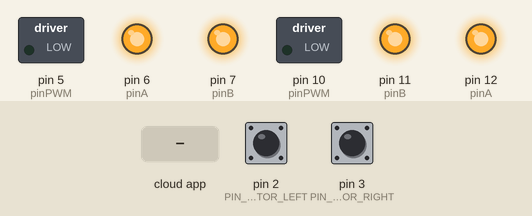
This sketch was run on a simulated Arduino Uno, built with avr-gcc and run on an emulated ATmega328P. Shown: switched loads named in the sketch (green lamp = pin HIGH), output pins drawn as LEDs (lit = HIGH). The inputs (shaded band) are chosen by the test bench; at power-on: pin 2 (PIN_ENCOD_A_MOTOR_LEFT) HIGH, pin 3 (PIN_ENCOD_A_MOTOR_RIGHT) HIGH. The ROS host is connected and sends only what is stated.

Above: at 2.2 s.
2.3 s: the phone or cloud app sets linear.x to -100
At 2.9 s:
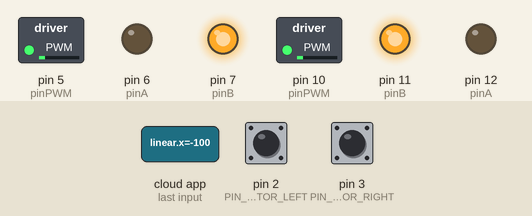
4.8 s: the phone or cloud app sets linear.x to 100
At 5.6 s:
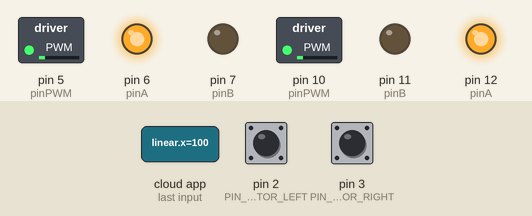
7.3 s: the phone or cloud app sets angular.z to -100
At 8.8 s:
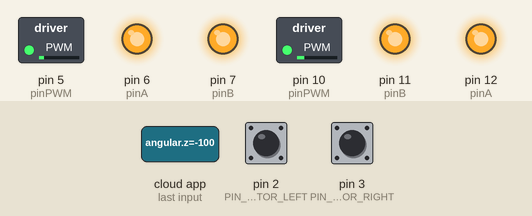
9.8 s: the phone or cloud app sets linear.x to 0
At 10.6 s:
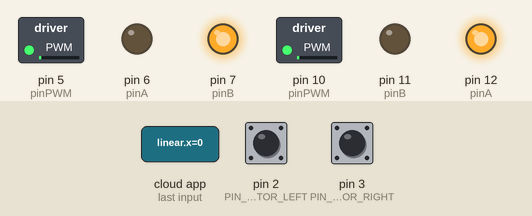
12.3 s: the phone or cloud app sets angular.z to 100
At 13.0 s:
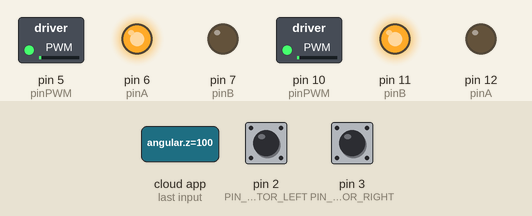
Timing chart, 0 to 15.3 s (numbered marks = the images above; inputs shaded):
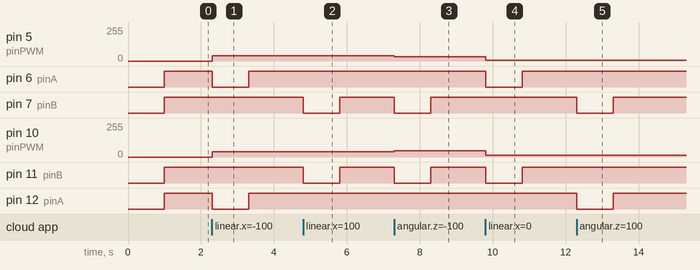

The sketch:

fromleader.ino
```cpp
#include <Wire.h>
#include <PID_v1.h>
#include <ros.h>
#include <std_msgs/String.h>
#include <geometry_msgs/Vector3Stamped.h>
#include <geometry_msgs/Twist.h>
#include <ros/time.h>
#include <nav_msgs/Odometry.h>
#include <geometry_msgs/TwistStamped.h>
#include <MPU6050_light.h>
 MPU6050 mpu(Wire);

//initializing all the variables
#define LOOPTIME                      100     //Looptime in millisecond
const byte noCommLoopMax = 10;                //number of main loops the robot will execute without communication before stopping
unsigned int noCommLoops = 0;                 //main loop without communication counter

const int PIN_ENCOD_A_MOTOR_LEFT = 2;               //A channel for encoder of left motor
const int PIN_ENCOD_B_MOTOR_LEFT = 8;               //B channel for encoder of left motor

const int PIN_ENCOD_A_MOTOR_RIGHT = 3;              //A channel for encoder of right motor
const int PIN_ENCOD_B_MOTOR_RIGHT = 9;              //B channel for encoder of right motor


unsigned long lastMilli = 0;

//--- Robot-specific constants ---
const double radius = 0.06;                   //Wheel radius, in m
const double b = 0.057;
const double wheelbase = 0.57;               //Wheelbase, in m
const double encoder_cpr = 600;               //Encoder ticks or counts per rotation
const double speed_to_pwm_ratio = 0.0383; //0.28   // 0.00235 Ratio to convert speed (in m/s) to PWM value. It was obtained by plotting the wheel speed in relation to the PWM motor command (the value is the slope of the linear function).
const double min_speed_cmd = 0.09;          //0.0882 (min_speed_cmd/speed_to_pwm_ratio) is the minimum command value needed for the motor to start moving. This value was obtained by plotting the wheel speed in relation to the PWM motor command (the value is the constant of the linear function).

double speedlinx = 0;
double speedliny = 0;
double speedangz = 0;                 //Desired angular speed for the robot, in rad/s

double orientationX = 0;
double orientationY = 0;
double orientationZ = 0;
double orientationW = 0;

double siny_cosp = 0 ;
double cosy_cosp = 0 ;
double theta = 0 ;

double speed_req_left = 0;                    //Desired speed for left wheel in m/s
double speed_act_left = 0;                    //Actual speed for left wheel in m/s
double speed_cmd_left = 0;                    //Command speed for left wheel in m/s

double speed_req_right = 0;                   //Desired speed for right wheel in m/s
double speed_act_right = 0;                   //Actual speed for right wheel in m/s
double speed_cmd_right = 0;                   //Command speed for right wheel in m/s

double forleftwheel = 0 ;
double forrightwheel = 0 ;

const double max_speed = 0.4;                 //Max speed in m/s

//int PWM_leftMotor = 0;                     //PWM command for left motor
//int PWM_rightMotor = 0;                    //PWM command for right motor

volatile float pos_left = 0;       //Left motor encoder position
volatile float pos_right = 0;      //Right motor encoder position

float I ;
float H ;
float EF ;
float BC ;

int dir1 , dir2  ; //wheel direction 1 = foward / 2 = backward

int ia ;

//PID

int PWM_leftMotor = 0;
int PWM_rightMotor = 0;

const double PID_param[] = { 0.4, 0, 0 }; //Respectively Kp, Ki and Kd for left motor PID
PID PID_leftMotor(&speed_act_left,&speed_cmd_left, &speed_req_left, PID_param[0], PID_param[1], PID_param[2], DIRECT);          //Setting up the PID for left motor
PID PID_rightMotor(&speed_act_right,&speed_cmd_right, &speed_req_left, PID_param[0], PID_param[1], PID_param[2], DIRECT);          //Setting up the PID for left motor

//motor driver setup
/*
Adafruit_MotorShield AFMS = Adafruit_MotorShield();  // Create the motor shield object with the default I2C address
Adafruit_DCMotor *leftMotor = AFMS.getMotor(1);      //Create left motor object
Adafruit_DCMotor *rightMotor = AFMS.getMotor(2);     //Create right motor object
*/
class motor{
    public:
        int pinA;
        int pinB;
        int pinPWM;

    void motor_setup(){
        pinMode(pinA,OUTPUT);
        pinMode(pinB,OUTPUT);
        pinMode(pinPWM,OUTPUT);
    }

    void setSpeed(const int speedInput){
        analogWrite(pinPWM, speedInput);
    }

    void run(const String runInput){
       if(runInput == "BRAKE"){
            digitalWrite(pinA, HIGH);
            digitalWrite(pinB, HIGH);
       }
       else if(runInput == "FORWARD"){
            digitalWrite(pinA, HIGH);
            digitalWrite(pinB, LOW);
       }
       else if(runInput == "BACKWARD"){
            digitalWrite(pinA, LOW);
            digitalWrite(pinB, HIGH);
       }
    }
};

ros::NodeHandle nh;

geometry_msgs::Vector3Stamped encode;
ros::Publisher encode_msg("leaderencode", &encode);

geometry_msgs::Vector3Stamped speedreq;
ros::Publisher speed_reqmsg("leaderspeedreq", &speedreq);

geometry_msgs::Vector3Stamped PWMout;
ros::Publisher PWM_msg("leaderPWM", &PWMout);

geometry_msgs::Vector3Stamped IMUvalue;
ros::Publisher IMUvalue_msg("leaderIMU", &IMUvalue);

//function that will be called when receiving command from host
void handle_cmd(const geometry_msgs::Twist& cmd_vel) {
  noCommLoops = 0;                                                  //Reset the counter for number of main loops without communication

  speedlinx = cmd_vel.linear.x;
  speedliny = cmd_vel.linear.y;
  speedangz = cmd_vel.angular.z;

}

void handle_odom(const geometry_msgs::Pose& leaderfortheta)
{

  //orientationX = odom.orientation.x;
  //orientationY = odom.orientation.y;
  //orientationZ = odom.orientation.z;
  //orientationW = odom.orientation.w;
  //orientationY = odom.pose.pose.orientation.y;
  //orientationZ = odom.pose.pose.orientation.z;
  //orientationW = odom.pose.pose.orientation.w;

  theta = leaderfortheta.orientation.x;

}

ros::Subscriber<geometry_msgs::Twist> cmd_vel("cmd_vel",handle_cmd); //cmd_vel  //create a subscriber to ROS topic for velocity commands (will execute "handle_cmd" function when receiving data)
//ros::Subscriber<geometry_msgs::Twist> cmd_vel("nav1/cmd_vel",handle_cmd);
ros::Subscriber<geometry_msgs::Pose> leaderfortheta("leaderfortheta",handle_odom);
geometry_msgs::Vector3Stamped speed_msg;                                //create a "speed_msg" ROS message
ros::Publisher speed_pub("leaderspeed", &speed_msg);                          //create a publisher to ROS topic "speed" using the "speed_msg" type

//motor driver setup
motor leftMotor, rightMotor;
long prevT = 0;
float eprevright = 0;
float eprevleft = 0;
float eintegralright = 0;
float eintegralleft = 0;

//__________________________________________________________________________

void setup()
{
  Wire.begin();
  byte status = mpu.begin();
  mpu.calcOffsets(); // gyro and accelero

  nh.initNode();                            //init ROS node
  nh.getHardware()->setBaud(57600);         //set baud for ROS serial communication
  nh.subscribe(cmd_vel);                    //suscribe to ROS topic for velocity commands
  nh.subscribe(leaderfortheta);
  nh.advertise(speed_pub);                  //prepare to publish speed in ROS topic
  nh.advertise(encode_msg);                  //prepare to publish speed in ROS topic
  nh.advertise(speed_reqmsg);                  //prepare to publish speed in ROS topic
  nh.advertise(PWM_msg);
  nh.advertise(IMUvalue_msg);

  H = radius/(2*b);
  I = -radius/(2*b);


  //AFMS.begin();
  leftMotor.pinA = 12;
  leftMotor.pinB = 11;
  leftMotor.pinPWM = 10;
  rightMotor.pinA = 6;
  rightMotor.pinB = 7;
  rightMotor.pinPWM = 5;
  leftMotor.motor_setup();
  rightMotor.motor_setup();
  //setting motor speeds to zero
  leftMotor.setSpeed(0);
  leftMotor.run("BRAKE");
  rightMotor.setSpeed(0);
  rightMotor.run("BRAKE");

  //setting PID parameters
    //set PID
  PID_leftMotor.SetSampleTime(95);
  PID_leftMotor.SetOutputLimits(-max_speed, max_speed);
  PID_leftMotor.SetMode(AUTOMATIC);

  PID_rightMotor.SetSampleTime(95);
  PID_rightMotor.SetOutputLimits(-max_speed, max_speed);
  PID_rightMotor.SetMode(AUTOMATIC);


  // Define the rotary encoder for left motor
  pinMode(PIN_ENCOD_A_MOTOR_LEFT, INPUT);
  pinMode(PIN_ENCOD_B_MOTOR_LEFT, INPUT);
  digitalWrite(PIN_ENCOD_A_MOTOR_LEFT, HIGH);                // turn on pullup resistor
  digitalWrite(PIN_ENCOD_B_MOTOR_LEFT, HIGH);
  attachInterrupt(0, encoderLeftMotor, RISING);

  // Define the rotary encoder for right motor
  pinMode(PIN_ENCOD_A_MOTOR_RIGHT, INPUT);
  pinMode(PIN_ENCOD_B_MOTOR_RIGHT, INPUT);
  digitalWrite(PIN_ENCOD_A_MOTOR_RIGHT, HIGH);                // turn on pullup resistor
  digitalWrite(PIN_ENCOD_B_MOTOR_RIGHT, HIGH);
  attachInterrupt(1, encoderRightMotor, RISING);
}

//_________________________________________________________________________

void loop() {
  nh.spinOnce();
  if((millis()-lastMilli) >= LOOPTIME)
  {
    // enter timed loop
    lastMilli = millis();

    byte status = mpu.begin();
    //mpu.update();

    IMUvalue.vector.x = mpu.getAngleZ();
    IMUvalue.vector.y = int(mpu.getAngleZ())%360;


    if (abs(pos_left) < 5){                                                   //Avoid taking in account small disturbances
      speed_act_left = 0;
    }
    else {
      speed_act_left=((pos_left/encoder_cpr)*2*PI)*(1000/LOOPTIME)*radius;           // calculate speed of left wheel
    }

    if (abs(pos_right) < 5){                                                  //Avoid taking in account small disturbances
      speed_act_right = 0;
    }
    else {
    speed_act_right=((pos_right/encoder_cpr)*2*PI)*(1000/LOOPTIME)*radius;          // calculate speed of right wheel
    }
    encode.vector.x = pos_left;    //left wheel speed (in m/s)
    encode.vector.y = pos_right;   //right wheel speed (in m/s)
    pos_left = 0;
    pos_right = 0;

    theta = theta * 180 / 3.141592653589793238462643383279502 ;
    if(theta > 360)
    {
      theta = abs(theta - 360);
    }

    encode.vector.z = theta ;
    theta = theta * 3.141592653589793238462643383279502 / 180 ;


    speed_req_left = speedlinx - speedangz*(wheelbase/2);     //Calculate the required speed for the left motor to comply with commanded linear and angular speeds
    speed_req_right = speedlinx + speedangz*(wheelbase/2);

    speedreq.vector.x =  speed_req_left;
    speedreq.vector.y =  speed_req_right;
    speedreq.vector.z = 0;


    speed_cmd_left = constrain(speed_cmd_left, -max_speed, max_speed);
    PID_leftMotor.Compute();
    // compute PWM value for left motor. Check constant definition comments for more information.
    PWM_leftMotor = constrain(((speed_req_left+sgn(speed_req_left)*min_speed_cmd)/speed_to_pwm_ratio) + (speed_cmd_left/speed_to_pwm_ratio), -255, 255); //

    if (noCommLoops >= noCommLoopMax) {                   //Stopping if too much time without command
      leftMotor.setSpeed(0);
      leftMotor.run("BRAKE");
    }
    else if (speed_req_left == 0){                        //Stopping
      leftMotor.setSpeed(0);
      leftMotor.run("BRAKE");
    }
    else if (PWM_leftMotor > 0){                          //Going "FORWARD"
      leftMotor.setSpeed(abs(PWM_leftMotor));
      leftMotor.run("FORWARD");
    }
    else {                                               //Going ""BACKWARD""
      leftMotor.setSpeed(abs(PWM_leftMotor));
      leftMotor.run("BACKWARD");
    }

    speed_cmd_right = constrain(speed_cmd_right, -max_speed, max_speed);
    PID_rightMotor.Compute();
    // compute PWM value for right motor. Check constant definition comments for more information.
    PWM_rightMotor = constrain(((speed_req_right+sgn(speed_req_right)*min_speed_cmd)/speed_to_pwm_ratio) + (speed_cmd_right/speed_to_pwm_ratio), -255, 255); //

    if (noCommLoops >= noCommLoopMax) {                   //Stopping if too much time without command
      rightMotor.setSpeed(0);
      rightMotor.run("BRAKE");
    }
    else if (speed_req_right == 0){                       //Stopping
      rightMotor.setSpeed(0);
      rightMotor.run("BRAKE");
    }
    else if (PWM_rightMotor > 0){                         //Going "FORWARD"
      rightMotor.setSpeed(abs(PWM_rightMotor));
      rightMotor.run("FORWARD");
    }
    else {                                                //Going ""BACKWARD""
      rightMotor.setSpeed(abs(PWM_rightMotor));
      rightMotor.run("BACKWARD");
    }


    PWMout.vector.x = PWM_leftMotor ;
    PWMout.vector.y = PWM_rightMotor ;
    rightMotor.setSpeed(abs(PWM_rightMotor));
    leftMotor.setSpeed(abs(PWM_leftMotor));
    nh.spinOnce();


    noCommLoops++;
    if (noCommLoops == 65535){
      noCommLoops = noCommLoopMax;
    }

   publishSpeed(LOOPTIME);   //Publish odometry on ROS topic
  }
 }
//Publish function for odometry, uses a vector type message to send the data (message type is not meant for that but that's easier than creating a specific message type)
void publishSpeed(double time)
{
  speed_reqmsg.publish(&speedreq);
  encode_msg.publish(&encode);
  PWM_msg.publish(&PWMout);
  IMUvalue_msg.publish(&IMUvalue);
  nh.spinOnce();
  speed_msg.header.stamp = nh.now();      //timestamp for odometry data
  speed_msg.vector.x = speed_act_left;    //left wheel speed (in m/s)
  speed_msg.vector.y = speed_act_right;   //right wheel speed (in m/s)
  speed_msg.vector.z = time/1000;         //looptime, should be the same as specified in LOOPTIME (in s)
  speed_pub.publish(&speed_msg);
  nh.loginfo("Publishing speed_msgs");
}

//Left motor encoder counter
void encoderLeftMotor() {
  if (digitalRead(PIN_ENCOD_A_MOTOR_LEFT) == digitalRead(PIN_ENCOD_B_MOTOR_LEFT)) pos_right--;
  else pos_right++;
}

//Right motor encoder counter
void encoderRightMotor() {
  if (digitalRead(PIN_ENCOD_A_MOTOR_RIGHT) == digitalRead(PIN_ENCOD_B_MOTOR_RIGHT)) pos_left++;
  else pos_left--;
}

template <typename T> int sgn(T val) {
    return (T(0) < val) - (val < T(0));
}
```

Measured:
- after the input at 2.3 s, pin 5 (pinPWM), pin 10 (pinPWM): 0/255 → 38/255 at once; pin 6 (pinA), pin 12 (pinA): HIGH → LOW at once, → HIGH 1.0 s later
- after the input at 4.8 s, pin 7 (pinB), pin 11 (pinB): HIGH → LOW at once, → HIGH 1.0 s later
- after the input at 7.3 s, pin 5 (pinPWM): 38/255 → 31/255 at once; pin 7 (pinB), pin 11 (pinB): HIGH → LOW at once, → HIGH 1.0 s later; pin 10 (pinPWM): 38/255 → 46/255 at once
- after the input at 9.8 s, pin 5 (pinPWM): 31/255 → 6/255 at once; pin 6 (pinA), pin 11 (pinB): HIGH → LOW at once, → HIGH 1.0 s later; pin 10 (pinPWM): 46/255 → 12/255 at once
- after the input at 12.3 s, pin 7 (pinB), pin 12 (pinA): HIGH → LOW at once, → HIGH 1.0 s later
